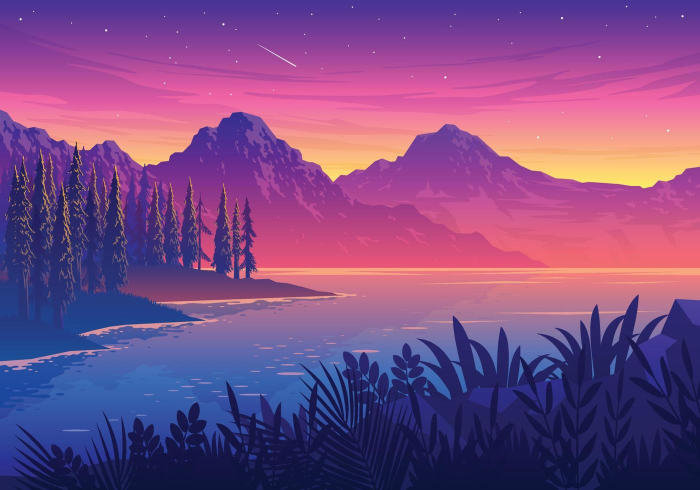
#> input picture assets/else/sunset-lake-landscape-illustration-free-vector.jpg, 1400 x 980 px (shown at 1/2 size)
$ jupyter execute cv.ipynb
#> lines starting #> are read from the running program, lines starting #| are printed output that depends on the picture; after the words box and inside, x2 and y2 are one past the last pixel; in counts of white or black regions, pixels touching at a corner belong together
### src/utils.py
import os
import cv2
import inspect
import numpy as np
import shutil
from typing import Callable
import matplotlib.pyplot as plt

def get_variable_name(variable):
    callers_local_vars = inspect.currentframe().f_back.f_locals.items()
    return [var_name for var_name, var_val in callers_local_vars if var_val is variable][0]

# [69 lines left out: functions rename_files_in_folder, move_filtered_files, not called in this run]

def interactive_tuner(func, image, param_ranges=None, window_name="Tuner"):
    """
    Creates an interactive window with a trackbar for each hyperparameter of `func`.

    Parameters:
      func (function): A function that accepts an image as its first parameter
                       and hyperparameters as keyword arguments.
      image (numpy.ndarray): The image on which `func` will operate.
      param_ranges (dict): Optional dictionary mapping parameter names to (min, max) tuples.
                           If not provided, a default range is chosen based on the default value.
      window_name (str): Name of the created window.
    """
    # Use inspect to get the function signature.
    sig = inspect.signature(func)
    params = list(sig.parameters.items())

    # Assume the first parameter is the image, the rest are hyperparameters.
    hyperparams = params[1:]

    # Create a dictionary for hyperparameters with their default values.
    current_values = {}
    for name, param in hyperparams:
        if param.default is not inspect.Parameter.empty:
            current_values[name] = param.default
        else:
            # If no default is provided, assume a starting value of 0.
            current_values[name] = 0

    # Create the main window.
    cv2.namedWindow(window_name)

    def nothing(x):
        pass

    # Create a trackbar for each hyperparameter.
    for name, value in current_values.items():
        # If the caller provided a range, use it.
        if param_ranges and name in param_ranges:
            min_val, max_val = param_ranges[name]
        else:
            # Choose a default range.
            # If the default is an integer less than 255, use 0-255.
            # Otherwise, use 0 to double the default value.
            if isinstance(value, int):
                if value < 255:
                    min_val, max_val = 0, 255
                else:
                    min_val, max_val = 0, value * 2
            else:
                try:
                    int_val = int(value)
                    if int_val < 255:
                        min_val, max_val = 0, 255
                    else:
                        min_val, max_val = 0, int_val * 2
                except Exception:
                    min_val, max_val = 0, 255
        cv2.createTrackbar(name, window_name, value, max_val, nothing)

    # Main loop: update the image every time a trackbar is changed.
    while True:
        # Read current hyperparameter values from trackbars.
        for name in current_values.keys():
            current_values[name] = cv2.getTrackbarPos(name, window_name)

        # Call the provided function with the image and current hyperparameter values.
        result = func(image, **current_values)
        cv2.imshow(window_name, result)

        # Exit when the user presses the ESC key.
        if cv2.waitKey(1) & 0xFF == 27:
            break
    cv2.destroyAllWindows()

# [83 lines left out: functions interactive_tuner_demo, rescale_image, display_images, not called in this run]

# [2 lines that do not run on import are left out]
    # Move files that have "_temp" from data/local to data/upscaled
    # move_filtered_files("data/local", "data/upscaled", lambda filename: "_temp" in filename)

### src/cv.ipynb
[cell 1]
import cv2
import matplotlib.pyplot as plt
import numpy as np
from utils import get_variable_name, interactive_tuner

[cell 2]
image = cv2.imread('../assets/else/sunset-lake-landscape-illustration-free-vector.jpg')
#> image is the input picture: shape (980, 1400, 3); mean B, G, R 132.7, 75.1, 123.7
image = cv2.imread('../assets/internet/petri_net_5.png')
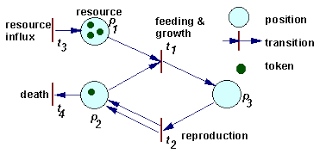
#> input picture assets/internet/petri_net_5.png, 326 x 154 px
#> image is the input picture: shape (154, 326, 3); mean B, G, R 242.7, 241.8, 240.2
image = cv2.imread('../assets/local/simple_petri.jpg')
image = cv2.imread('../assets/local/complex_petri_1.jpg')
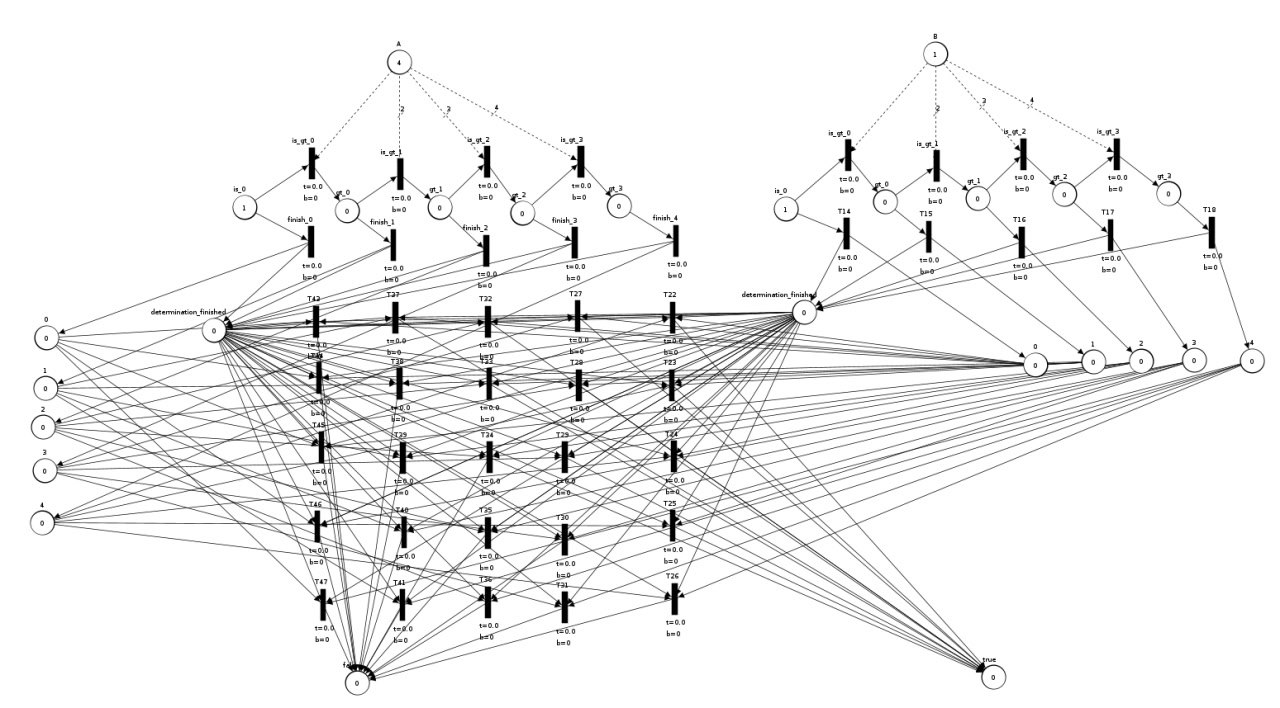
#> input picture assets/local/complex_petri_1.jpg, 1280 x 708 px
#> image is the input picture: shape (708, 1280, 3); min 0, max 255, mean 240.9
image = cv2.imread('../assets/local/complex_petri_2.png')
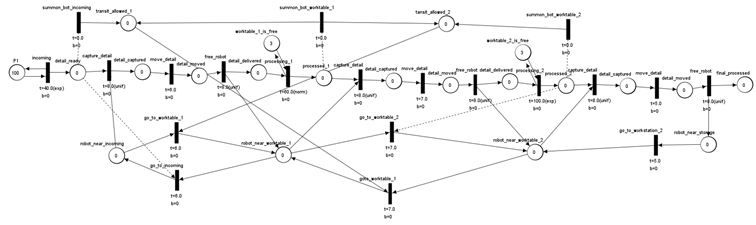
#> input picture assets/local/complex_petri_2.png, 756 x 225 px
#> image is the input picture: shape (225, 756, 3); min 0, max 255, mean 245.5

[cell 3]
image_gray = cv2.cvtColor(image, cv2.COLOR_BGR2GRAY)
image_inverted = cv2.bitwise_not(image_gray)
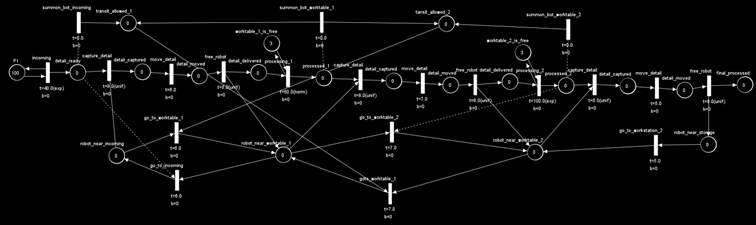
#> image_inverted: shape (225, 756); min 0, max 255, mean 9.5

plt.imshow(image_gray, cmap='gray')
plt.axis('off')

image_gray.shape
#> Out = (225, 756)

[cell 4]
def adaptive_gaussian(img, C=0):
    return cv2.adaptiveThreshold(img, 255, cv2.ADAPTIVE_THRESH_GAUSSIAN_C, cv2.THRESH_BINARY_INV, 11, C)

interactive_tuner(adaptive_gaussian, image_gray)
#> in adaptive_gaussian, `return cv2.adaptiveThreshold(img, 255, cv2.ADAPTIVE_THRESH_GAUSSIAN_C,..`:
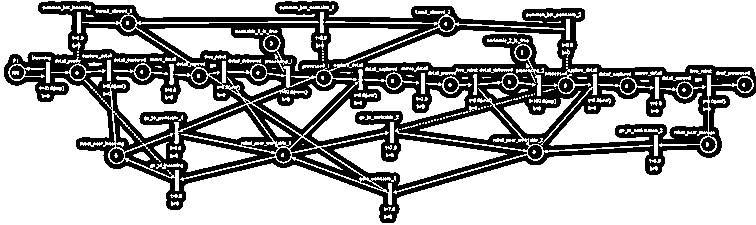
#> returned value: shape (225, 756); 69.2% white; 34 black regions (11 under 20 px), largest, box (x1, y1, x2, y2) and area: (4, 1, 756, 223) 48731, (248, 104, 301, 148) 558, (290, 138, 316, 152) 181
#> (key Esc is pressed here)

### Testing different thresholding techniques

[cell 5]
# 1. Basic thresholding
_, basic_thresh = cv2.threshold(image_gray, 127, 255, cv2.THRESH_BINARY)
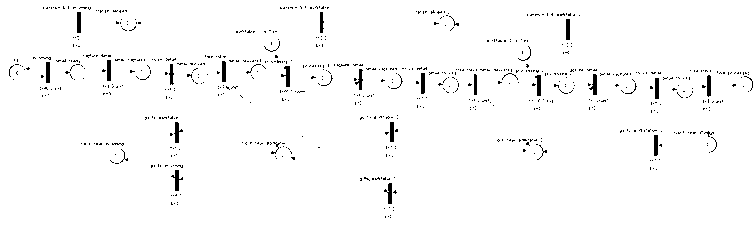
#> basic_thresh: shape (225, 756); 97.7% white; 696 black regions (664 under 20 px), largest, box (x1, y1, x2, y2) and area: (281, 66, 290, 87) 99, (171, 170, 183, 191) 98, (589, 74, 597, 95) 93

# 2. Otsu's method
_, otsu_thresh = cv2.threshold(image_gray, 0, 255, cv2.THRESH_BINARY + cv2.THRESH_OTSU)
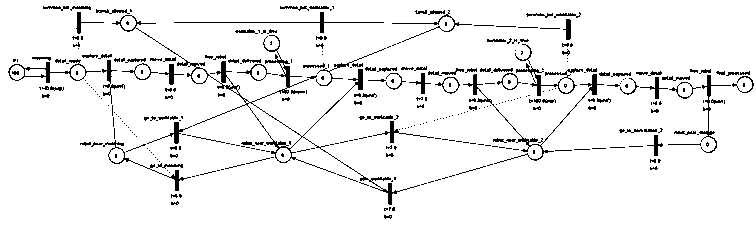
#> otsu_thresh: shape (225, 756); 93.7% white; black in thin lines or dots

# 3. Adaptive thresholding
adaptive_mean = cv2.adaptiveThreshold(image_gray, 255, cv2.ADAPTIVE_THRESH_MEAN_C,
                                     cv2.THRESH_BINARY, 5, 2)
#> adaptive_mean: shape (225, 756); 92.3% white; black in thin lines or dots
adaptive_gaussian = cv2.adaptiveThreshold(image_gray, 255, cv2.ADAPTIVE_THRESH_GAUSSIAN_C,
                                         cv2.THRESH_BINARY, 11, 2)
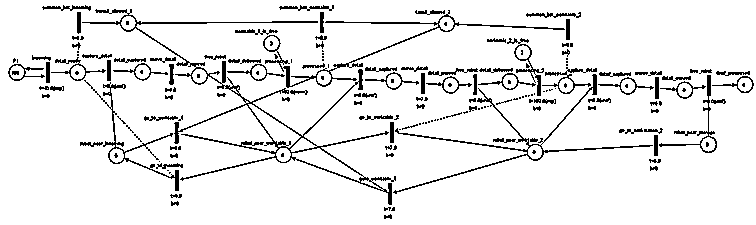
#> adaptive_gaussian: shape (225, 756); 92% white; black in thin lines or dots

# Save the thresholded images to files
cv2.imwrite(f'../../assets/postprocessed/{get_variable_name(basic_thresh)}.png', basic_thresh)
cv2.imwrite(f'../../assets/postprocessed/{get_variable_name(otsu_thresh)}.png', otsu_thresh)
cv2.imwrite(f'../../assets/postprocessed/{get_variable_name(adaptive_mean)}.png', adaptive_mean)
cv2.imwrite(f'../../assets/postprocessed/{get_variable_name(adaptive_gaussian)}.png', adaptive_gaussian)
#> Out = True

### Recommended by claude method for finding contours.

[cell 6]
# Load and prepare the image
image = cv2.imread('../../assets/local/complex_petri_2.png')
image_gray = cv2.cvtColor(image, cv2.COLOR_BGR2GRAY)

# STEP 1: Gaussian blur to reduce noise while preserving edges
# Use a small kernel to avoid blurring thin lines too much
# blurred = cv2.GaussianBlur(image_gray, (3, 3), 0)

# STEP 2: Adaptive thresholding with small block size
binary = cv2.adaptiveThreshold(image_gray, 255,
                              cv2.ADAPTIVE_THRESH_GAUSSIAN_C,
                              cv2.THRESH_BINARY_INV, 11, 2)
#> binary: shape (225, 756); 8% white in thin lines or dots

# STEP 3: Morphological operations to connect broken lines
kernel = np.ones((2, 2), np.uint8)
closing = cv2.morphologyEx(binary, cv2.MORPH_CLOSE, kernel)
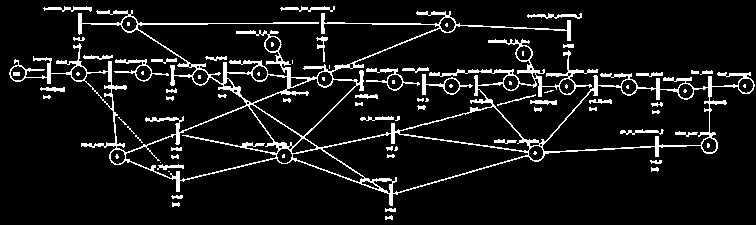
#> closing: shape (225, 756); 8.5% white in thin lines or dots

# STEP 4: Find contours
contours, hierarchy = cv2.findContours(closing, cv2.RETR_LIST,
                                     cv2.CHAIN_APPROX_SIMPLE)
#> contours = 131 contours, 64 with area under 20; largest, box (x1, y1, x2, y2) and area: (9, 10, 755, 206) 38936, (542, 85, 710, 152) 8048, (322, 132, 529, 194) 6276, (125, 105, 279, 181) 5884, (253, 78, 357, 137) 2858

# STEP 5: Draw contours for visualization
result = np.ones_like(image) * 255 #image.copy()
cv2.drawContours(result, contours, -1, (0, 255, 0), 1)
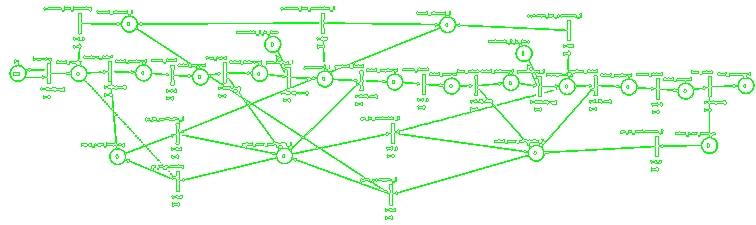
#> result: shape (225, 756, 3); mean of channels 0, 1, 2 237.6, 255, 237.6; drawn as B, G, R

cv2.imwrite('../../assets/postprocessed/temp.jpg', result)


print(f"Found {len(contours)} contours")
#| Found 131 contours

### Experimenting with matplotlib and opencv imshow

[cell 7]
image = cv2.imread('../../assets/else/sunset-lake-landscape-illustration-free-vector.jpg')
img_converted = cv2.cvtColor(image, cv2.COLOR_BGR2RGB)

plt.figure(figsize=(12, 6))

# Display original image
plt.subplot(1, 2, 1)
plt.imshow(image)  # Convert BGR to RGB for correct display
plt.title('Original Image (BGR)')
plt.axis('off')

# Display converted RGB image
plt.subplot(1, 2, 2)
plt.imshow(img_converted)  # img_gray is already in RGB format
plt.title('RGB Image')
plt.axis('off')

plt.tight_layout()
plt.show()
#> figure, not shown here; B, G, R data is drawn as R, G, B

[cell 8]
# Display images using OpenCV instead of matplotlib

# Create named windows
cv2.namedWindow('Original Image (BGR)', cv2.WINDOW_NORMAL)
cv2.namedWindow('RGB Image', cv2.WINDOW_NORMAL)

# Resize windows (optional)
cv2.resizeWindow('Original Image (BGR)', 800, 600)
cv2.resizeWindow('RGB Image', 800, 600)

# Display the images
cv2.imshow('Original Image (BGR)', image)
cv2.imshow('RGB Image', img_converted)

# Wait for a key press (0 means wait indefinitely)
print("Press any key to close the windows")
cv2.waitKey(0)

# Close all OpenCV windows
cv2.destroyAllWindows()
